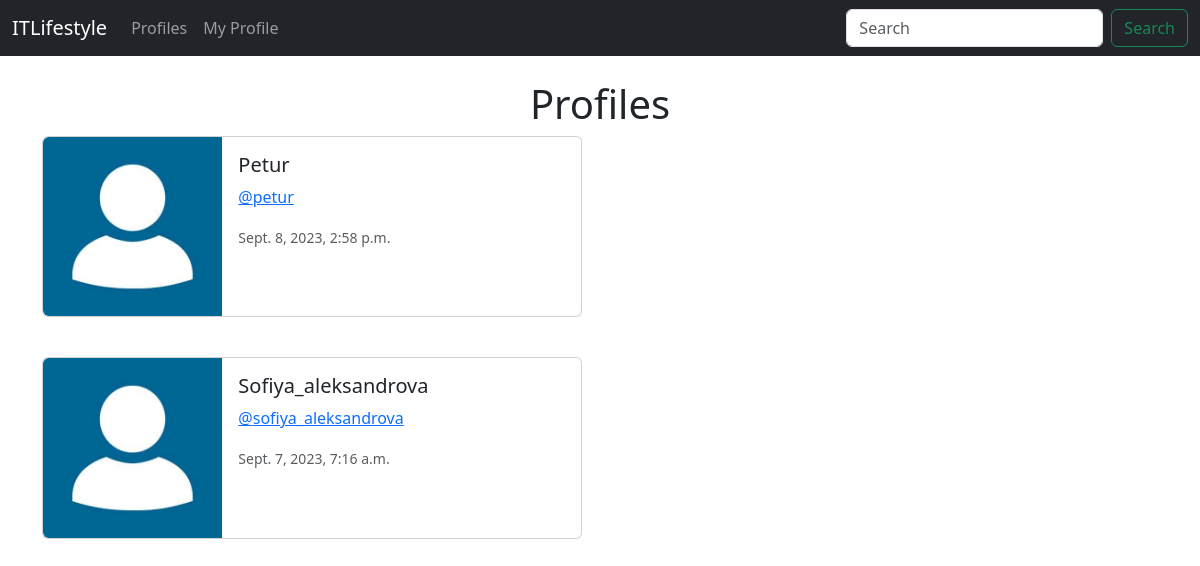
Page /profile_list/ (signed in) on the earlier database version.
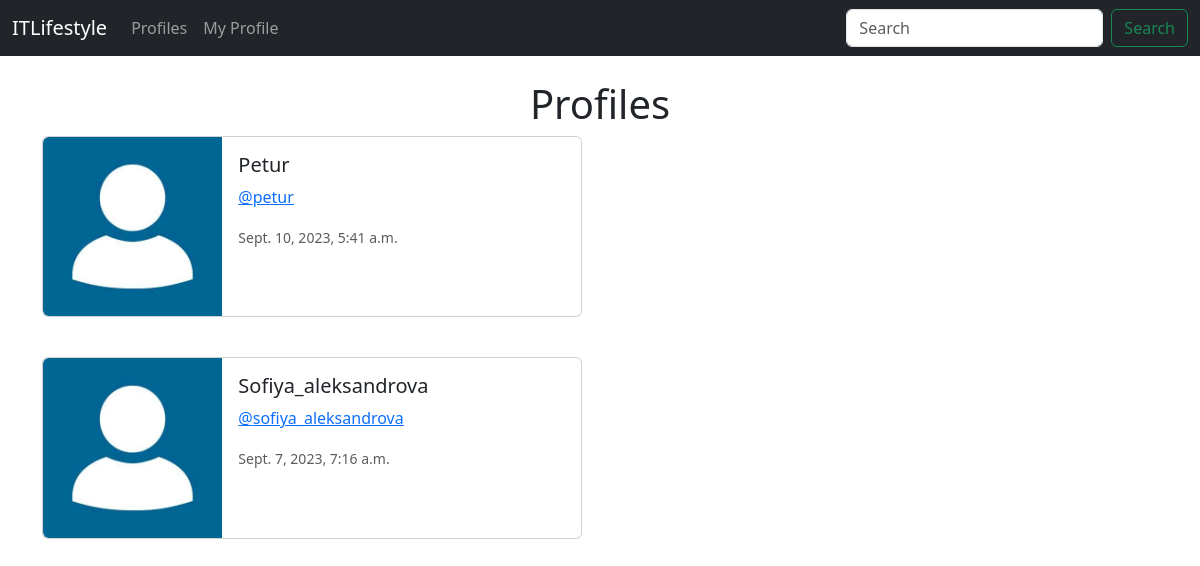
Same page on the later database version.
### itlifestyle/models.py (models this page shows, shortened)
class Profile(models.Model):
    user = models.OneToOneField(User, on_delete=models.CASCADE)
    follows = models.ManyToManyField('self',
                                     related_name='followed_by',
                                     symmetrical=False,
                                     blank=True,
                                     )
    date_modified = models.DateTimeField(User, auto_now=True)

### itlifestyle/views.py (the view)
# urls.py: path('profile_list/', views.profile_list, name='profile-list'),
def profile_list(request):
    if request.user.is_authenticated:
        profiles = Profile.objects.exclude(user=request.user)
        return render(request, 'profile_list.html', {'profiles': profiles})
    else:
        messages.success(request, 'You Must Be Logged In To View This Page!')
        return redirect('home')

### itlifestyle/templates/profile_list.html
{% extends 'base.html' %}
{% load static %}
{% block content %}
<center>
    <h1>Profiles</h1>
</center>
{% if profiles%}
{% for profile in profiles %}
<div class="card mb-3" style="max-width: 540px;">
    <div class="row g-0">
        <div class="col-md-4">
            <img src="{% static 'images/default_profile_picture.jpg' %}" class="img-fluid rounded-start" alt="Profile image">
        </div>
        <div class="col-md-8">
            <div class="card-body">
                <h5 class="card-title">{{ profile.user.username }}</h5>
                <p class="card-text"><a href="{% url 'profile' profile.user.id %}">@{{ profile.user.username|lower }}</a></p>
                <p class="card-text"><small class="text-body-secondary">{{ profile.date_modified }}</small></p>
            </div>
        </div>
    </div>
</div>
<br/>
{% endfor %}
{% endif%}
{% endblock %}

Differences in the rows shown:
changed Profile "Petur": date_modified "Sept. 8, 2023, 2:58 p.m." → "Sept. 10, 2023, 5:41 a.m."
